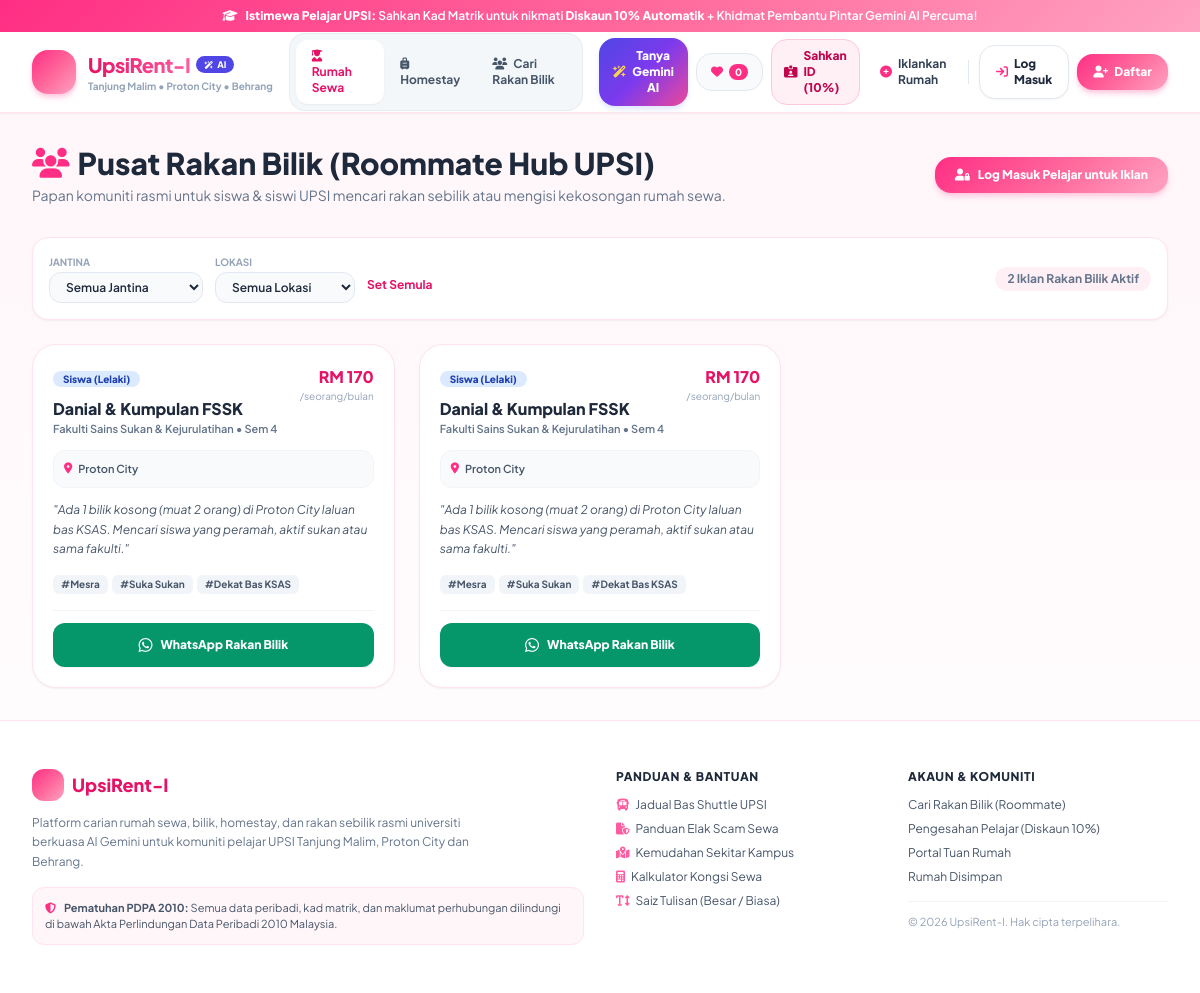
The app's page /roommate_hub.php?gender=Siswa (Lelaki) with its own data.
### tables this page shows
CREATE TABLE IF NOT EXISTS `roommate_ads` (
    `ad_id` INT AUTO_INCREMENT PRIMARY KEY,
    `student_id` INT NOT NULL,
    `name` VARCHAR(150) NOT NULL,
    `gender` VARCHAR(50) NOT NULL,
    `faculty` VARCHAR(150) NOT NULL,
    `location` VARCHAR(100) NOT NULL,
    `budget` DECIMAL(10,2) NOT NULL,
    `description` TEXT NOT NULL,
    `phone` VARCHAR(30) NOT NULL,
    `tags` JSON NULL,
    `status` ENUM('Pending', 'Approved', 'Rejected') NOT NULL DEFAULT 'Pending',
    `admin_notes` TEXT NULL,
    `pdpa_consent` TINYINT(1) NOT NULL DEFAULT 1,
    `created_at` TIMESTAMP DEFAULT CURRENT_TIMESTAMP,
    FOREIGN KEY (`student_id`) REFERENCES `users`(`user_id`) ON DELETE CASCADE,
    INDEX `idx_roommate_status` (`status`)
);

### includes/auth.php (called while the page is built, shortened)
<?php
function isLoggedIn(): bool {
    return !empty($_SESSION['user_id']);
}
function currentUser(): ?array {
    if (!isLoggedIn()) {
        return null;
    }
}
function isVerifiedStudent(): bool {
    $user = currentUser();
    if (!$user) {
        return false;
    }
    return $user['role'] === 'student' && $user['verification_status'] === 'verified';
}

### includes/helpers.php (called while the page is built, shortened)
<?php
function e(?string $value): string {
    return htmlspecialchars((string)$value, ENT_QUOTES, 'UTF-8');
}
function clean_whatsapp_number(string $phone): string {
    $clean = preg_replace('/[^0-9]/', '', $phone);
    return $clean;
}

### public/roommate_hub.php (the view, shortened to what this page needs)
<?php
require_once __DIR__ . '/../includes/auth.php';
require_once __DIR__ . '/../includes/helpers.php';
$filterGender = $_GET['gender'] ?? 'all';
$filterLoc = $_GET['location'] ?? 'all';
$ads = [];
try {
    $pdo = getDbConnection();
    $sql = "SELECT * FROM roommate_ads WHERE status = 'Approved'";
    $params = [];
    if ($filterGender !== 'all' && !empty($filterGender)) {
        $sql .= " AND gender LIKE :gender";
        $params['gender'] = "%$filterGender%";
    }
    $sql .= " ORDER BY created_at DESC";
    $stmt = $pdo->prepare($sql);
    $stmt->execute($params);
    $ads = $stmt->fetchAll();
} catch (Exception $e) {
    error_log('Roommate fetch error: ' . $e->getMessage());
}
require_once __DIR__ . '/../includes/header.php';
?>
<main class="max-w-7xl mx-auto px-4 sm:px-6 lg:px-8 py-8">
    <div class="flex flex-col sm:flex-row items-start sm:items-center justify-between gap-4 mb-8">
        <div>
            <h1 class="text-2xl sm:text-3xl font-extrabold text-slate-800 flex items-center gap-2">
                <i class="fa-solid fa-users text-pinkbrand-500"></i>
                <span>Pusat Rakan Bilik (Roommate Hub UPSI)</span>
            </h1>
            <p class="text-xs sm:text-sm text-slate-500 mt-1">
                Papan komuniti rasmi untuk siswa & siswi UPSI mencari rakan sebilik atau mengisi kekosongan rumah sewa.
            </p>
        </div>
        <div>
            <?php if ($user && $user['role'] === 'student'): ?>
                <button type="button" onclick="openRoommateModal()" class="px-5 py-2.5 rounded-2xl pink-gradient text-white font-extrabold text-xs shadow-md shadow-pinkbrand-200 hover:opacity-95 transition flex items-center gap-2">
                    <i class="fa-solid fa-plus-circle"></i>
                    <span>Iklankan Pencarian Rakan Bilik</span>
                </button>
            <?php else: ?>
                <a href="<?= BASE_URL ?>/public/login.php?redirect=<?= urlencode(BASE_URL . '/public/roommate_hub.php') ?>" class="px-5 py-2.5 rounded-2xl pink-gradient text-white font-extrabold text-xs shadow-md shadow-pinkbrand-200 hover:opacity-95 transition flex items-center gap-2">
                    <i class="fa-solid fa-user-lock"></i>
                    <span>Log Masuk Pelajar untuk Iklan</span>
                </a>
            <?php endif; ?>
        </div>
    </div>
    <div class="bg-white p-4 rounded-2xl border border-pinkbrand-100 shadow-sm flex flex-wrap items-center justify-between gap-3 mb-6">
        <form method="GET" action="<?= BASE_URL ?>/public/roommate_hub.php" class="flex flex-wrap items-center gap-3 text-xs">
            <div>
                <label class="font-bold text-slate-400 uppercase text-[10px] block mb-0.5">Jantina</label>
                <select name="gender" onchange="this.form.submit()" class="px-3 py-1.5 bg-slate-50 border border-slate-200 rounded-xl font-semibold">
                    <option value="all" <?= ($filterGender === 'all') ? 'selected' : '' ?>>Semua Jantina</option>
                </select>
            </div>
            <div>
                <label class="font-bold text-slate-400 uppercase text-[10px] block mb-0.5">Lokasi</label>
                <select name="location" onchange="this.form.submit()" class="px-3 py-1.5 bg-slate-50 border border-slate-200 rounded-xl font-semibold">
                    <option value="all" <?= ($filterLoc === 'all') ? 'selected' : '' ?>>Semua Lokasi</option>
                </select>
            </div>
            <?php if ($filterGender !== 'all' || $filterLoc !== 'all'): ?>
                <div class="pt-3">
                    <a href="<?= BASE_URL ?>/public/roommate_hub.php" class="text-pinkbrand-600 font-bold hover:underline">
                        Set Semula
                    </a>
                </div>
            <?php endif; ?>
        </form>
        <span class="text-xs font-bold text-slate-500 bg-pinkbrand-50 px-3 py-1 rounded-full">
            <?= count($ads) ?> Iklan Rakan Bilik Aktif
        </span>
    </div>
    <?php if (empty($ads)): ?>
        <div class="text-center py-16 px-4 bg-white rounded-3xl border border-pinkbrand-100 shadow-sm">
            <div class="w-16 h-16 rounded-2xl bg-pinkbrand-50 text-pinkbrand-500 flex items-center justify-center mx-auto mb-4 text-2xl">
                <i class="fa-solid fa-users-slash"></i>
            </div>
            <h3 class="text-base font-extrabold text-slate-800 mb-1">Tiada Iklan Rakan Bilik</h3>
            <p class="text-xs text-slate-500 max-w-sm mx-auto mb-5">
                Belum ada iklan bagi tapisan ini. Jadilah yang pertama mengiklankan pencarian rakan bilik!
            </p>
            <?php if ($user && $user['role'] === 'student'): ?>
                <button type="button" onclick="openRoommateModal()" class="px-5 py-2.5 rounded-xl pink-gradient text-white text-xs font-extrabold shadow hover:opacity-95 transition">
                    Iklankan Sekarang
                </button>
            <?php endif; ?>
        </div>
    <?php else: ?>
        <div class="grid grid-cols-1 md:grid-cols-2 lg:grid-cols-3 gap-6">
            <?php foreach ($ads as $ad):
                $waText = urlencode("Hai " . $ad['name'] . ", saya melihat iklan anda di UpsiRent-I Roommate Hub untuk kawasan " . $ad['location'] . ". Adakah masih mencari rakan bilik?");
                $waUrl = "https://wa.me/" . clean_whatsapp_number($ad['phone']) . "?text=" . $waText;
            ?>
                <div class="bg-white rounded-3xl p-5 border border-pinkbrand-100 shadow-sm card-hover flex flex-col justify-between">
                    <div>
                        <div class="flex items-start justify-between gap-2 mb-3">
                            <div>
                                <span class="px-2.5 py-0.5 rounded-full text-[10px] font-extrabold <?= str_contains($ad['gender'], 'Siswi') ? 'bg-pinkbrand-100 text-pinkbrand-800' : 'bg-blue-100 text-blue-800' ?>">
                                    <?= e($ad['gender']) ?>
                                </span>
                                <h3 class="text-base font-extrabold text-slate-800 mt-2"><?= e($ad['name']) ?></h3>
                                <p class="text-[11px] text-slate-500 font-semibold"><?= e($ad['faculty']) ?></p>
                            </div>
                            <div class="text-right">
                                <span class="text-base font-extrabold text-pinkbrand-600">RM <?= round($ad['budget']) ?></span>
                                <span class="text-[10px] text-slate-400 block">/seorang/bulan</span>
                            </div>
                        </div>
                        <div class="p-2.5 bg-slate-50 rounded-xl border border-slate-100 text-[11px] text-slate-600 mb-3 flex items-center gap-1.5 font-semibold">
                            <i class="fa-solid fa-location-dot text-pinkbrand-500"></i>
                            <span><?= e($ad['location']) ?></span>
                        </div>
                        <p class="text-xs text-slate-600 leading-relaxed mb-4 italic">
                            "<?= e($ad['description']) ?>"
                        </p>
                        <div class="flex flex-wrap gap-1 mb-4">
                            <?php foreach ($ad['tags'] ?? [] as $t): ?>
                                <span class="px-2 py-0.5 rounded-md bg-slate-100 text-slate-600 text-[10px] font-bold">#<?= e($t) ?></span>
                            <?php endforeach; ?>
                        </div>
                    </div>
                    <div class="pt-3 border-t border-slate-100">
                        <a href="<?= $waUrl ?>" target="_blank" rel="noopener noreferrer" class="w-full py-2.5 rounded-xl bg-emerald-600 hover:bg-emerald-700 text-white font-extrabold text-xs flex items-center justify-center gap-2 shadow-sm transition">
                            <i class="fa-brands fa-whatsapp text-base"></i>
                            <span>WhatsApp Rakan Bilik</span>
                        </a>
                    </div>
                </div>
            <?php endforeach; ?>
        </div>
    <?php endif; ?>
</main>
<?php require_once __DIR__ . '/../includes/footer.php'; ?>

### includes/header.php (style rules this page uses)
.pink-gradient { background: linear-gradient(135deg, #FF2E84 0%, #FF6B9D 55%, #FFA3C2 100%); }
.soft-pink-bg { background: linear-gradient(180deg, #FFF5F9 0%, #FFFFFF 100%); }
.card-hover { transition: all 0.25s cubic-bezier(0.4, 0, 0.2, 1); }

### records on screen
roommate_ads: gender "Siswa (Lelaki)", name "Danial & Kumpulan FSSK", faculty "Fakulti Sains Sukan & Kejurulatihan • Sem 4", budget "170", location "Proton City", description "Ada 1 bilik kosong (muat 2 orang) di Proton City laluan bas KSAS. Mencari siswa yang peramah, aktif sukan atau sama fakulti.", t "Mesra", t "Suka Sukan", t "Dekat Bas KSAS"

### other values on screen
$wishlistCount "0"
count($ads) "2"
